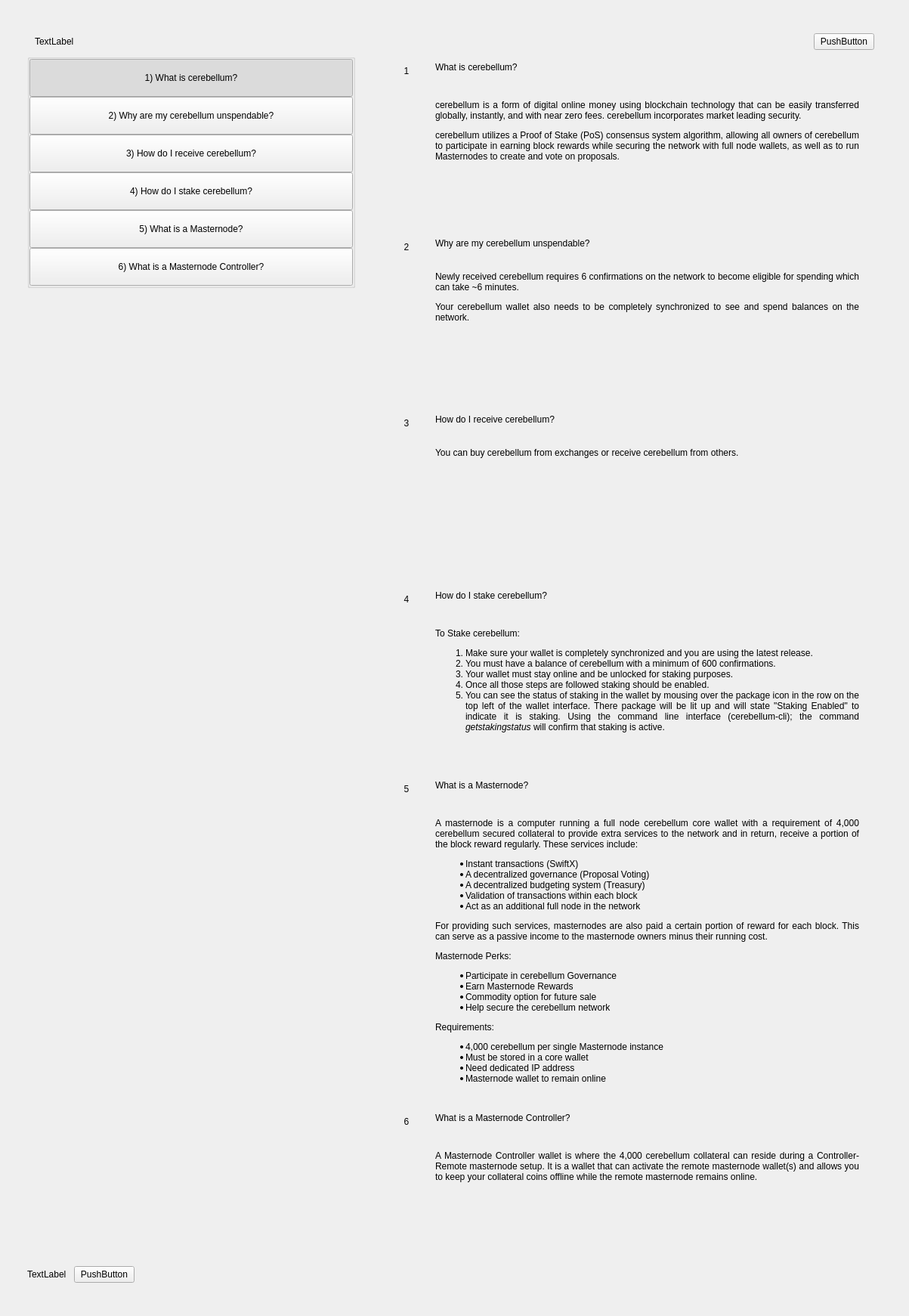
<?xml version="1.0" encoding="UTF-8"?>
<ui version="4.0">
 <class>SettingsFaqWidget</class>
 <widget class="QWidget" name="SettingsFaqWidget">
  <property name="geometry">
   <rect>
    <x>0</x>
    <y>0</y>
    <width>1203</width>
    <height>1741</height>
   </rect>
  </property>
  <property name="windowTitle">
   <string>Form</string>
  </property>
  <layout class="QHBoxLayout" name="horizontalLayout" stretch="0">
   <property name="spacing">
    <number>0</number>
   </property>
   <property name="leftMargin">
    <number>0</number>
   </property>
   <property name="topMargin">
    <number>0</number>
   </property>
   <property name="rightMargin">
    <number>0</number>
   </property>
   <property name="bottomMargin">
    <number>0</number>
   </property>
   <item>
    <widget class="PFBorderImage" name="container">
     <layout class="QVBoxLayout" name="verticalLayoutcont">
      <property name="leftMargin">
       <number>36</number>
      </property>
      <property name="topMargin">
       <number>44</number>
      </property>
      <property name="rightMargin">
       <number>36</number>
      </property>
      <property name="bottomMargin">
       <number>44</number>
      </property>
      <item>
       <layout class="QHBoxLayout" name="horizontalLayout_3">
        <property name="spacing">
         <number>0</number>
        </property>
        <property name="leftMargin">
         <number>10</number>
        </property>
        <property name="rightMargin">
         <number>10</number>
        </property>
        <item>
         <widget class="QLabel" name="labelTitle">
          <property name="text">
           <string>TextLabel</string>
          </property>
         </widget>
        </item>
        <item>
         <spacer name="horizontalSpacer">
          <property name="orientation">
           <enum>Qt::Horizontal</enum>
          </property>
          <property name="sizeHint" stdset="0">
           <size>
            <width>40</width>
            <height>20</height>
           </size>
          </property>
         </spacer>
        </item>
        <item>
         <widget class="QPushButton" name="pushButtonExit">
          <property name="text">
           <string>PushButton</string>
          </property>
         </widget>
        </item>
       </layout>
      </item>
      <item>
       <layout class="QHBoxLayout" name="horizontalLayout_6" stretch="2,0,3">
        <item>
         <widget class="QWidget" name="left" native="true">
          <layout class="QVBoxLayout" name="verticalLayout_3">
           <property name="leftMargin">
            <number>0</number>
           </property>
           <property name="topMargin">
            <number>0</number>
           </property>
           <property name="rightMargin">
            <number>0</number>
           </property>
           <property name="bottomMargin">
            <number>0</number>
           </property>
           <item>
            <layout class="QVBoxLayout" name="verticalLayout_2">
             <property name="spacing">
              <number>0</number>
             </property>
             <item>
              <widget class="QWidget" name="containerButtons" native="true">
               <layout class="QVBoxLayout" name="verticalLayout">
                <property name="spacing">
                 <number>0</number>
                </property>
                <property name="leftMargin">
                 <number>0</number>
                </property>
                <property name="topMargin">
                 <number>0</number>
                </property>
                <property name="rightMargin">
                 <number>0</number>
                </property>
                <property name="bottomMargin">
                 <number>0</number>
                </property>
                <item>
                 <widget class="QGroupBox" name="groupBox">
                  <property name="title">
                   <string/>
                  </property>
                  <layout class="QVBoxLayout" name="verticalLayout_9">
                   <property name="spacing">
                    <number>0</number>
                   </property>
                   <property name="leftMargin">
                    <number>0</number>
                   </property>
                   <property name="topMargin">
                    <number>0</number>
                   </property>
                   <property name="rightMargin">
                    <number>0</number>
                   </property>
                   <property name="bottomMargin">
                    <number>0</number>
                   </property>
                   <item>
                    <widget class="QPushButton" name="pushButtonFaq1">
                     <property name="minimumSize">
                      <size>
                       <width>0</width>
                       <height>50</height>
                      </size>
                     </property>
                     <property name="maximumSize">
                      <size>
                       <width>16777215</width>
                       <height>50</height>
                      </size>
                     </property>
                     <property name="focusPolicy">
                      <enum>Qt::NoFocus</enum>
                     </property>
                     <property name="text">
                      <string>1) What is cerebellum?</string>
                     </property>
                     <property name="checkable">
                      <bool>true</bool>
                     </property>
                     <property name="checked">
                      <bool>true</bool>
                     </property>
                     <property name="autoExclusive">
                      <bool>true</bool>
                     </property>
                    </widget>
                   </item>
                   <item>
                    <widget class="QPushButton" name="pushButtonFaq2">
                     <property name="minimumSize">
                      <size>
                       <width>0</width>
                       <height>50</height>
                      </size>
                     </property>
                     <property name="maximumSize">
                      <size>
                       <width>16777215</width>
                       <height>50</height>
                      </size>
                     </property>
                     <property name="focusPolicy">
                      <enum>Qt::NoFocus</enum>
                     </property>
                     <property name="text">
                      <string>2) Why are my cerebellum unspendable?</string>
                     </property>
                     <property name="checkable">
                      <bool>true</bool>
                     </property>
                     <property name="autoExclusive">
                      <bool>true</bool>
                     </property>
                    </widget>
                   </item>
                   <item>
                    <widget class="QPushButton" name="pushButtonFaq3">
                     <property name="minimumSize">
                      <size>
                       <width>0</width>
                       <height>50</height>
                      </size>
                     </property>
                     <property name="focusPolicy">
                      <enum>Qt::NoFocus</enum>
                     </property>
                     <property name="text">
                      <string>3) How do I receive cerebellum?</string>
                     </property>
                     <property name="checkable">
                      <bool>true</bool>
                     </property>
                     <property name="autoExclusive">
                      <bool>true</bool>
                     </property>
                    </widget>
                   </item>
                   <item>
                    <widget class="QPushButton" name="pushButtonFaq4">
                     <property name="minimumSize">
                      <size>
                       <width>0</width>
                       <height>50</height>
                      </size>
                     </property>
                     <property name="focusPolicy">
                      <enum>Qt::NoFocus</enum>
                     </property>
                     <property name="text">
                      <string>4) How do I stake cerebellum?</string>
                     </property>
                     <property name="checkable">
                      <bool>true</bool>
                     </property>
                     <property name="autoExclusive">
                      <bool>true</bool>
                     </property>
                    </widget>
                   </item>
                   <item>
                    <widget class="QPushButton" name="pushButtonFaq5">
                     <property name="minimumSize">
                      <size>
                       <width>0</width>
                       <height>50</height>
                      </size>
                     </property>
                     <property name="focusPolicy">
                      <enum>Qt::NoFocus</enum>
                     </property>
                     <property name="text">
                      <string>5) What is a Masternode?</string>
                     </property>
                     <property name="checkable">
                      <bool>true</bool>
                     </property>
                     <property name="autoExclusive">
                      <bool>true</bool>
                     </property>
                    </widget>
                   </item>
                   <item>
                    <widget class="QPushButton" name="pushButtonFaq6">
                     <property name="minimumSize">
                      <size>
                       <width>0</width>
                       <height>50</height>
                      </size>
                     </property>
                     <property name="focusPolicy">
                      <enum>Qt::NoFocus</enum>
                     </property>
                     <property name="text">
                      <string>6) What is a Masternode Controller?</string>
                     </property>
                     <property name="checkable">
                      <bool>true</bool>
                     </property>
                     <property name="autoExclusive">
                      <bool>true</bool>
                     </property>
                    </widget>
                   </item>
                  </layout>
                 </widget>
                </item>
               </layout>
              </widget>
             </item>
             <item>
              <spacer name="verticalSpacer">
               <property name="orientation">
                <enum>Qt::Vertical</enum>
               </property>
               <property name="sizeHint" stdset="0">
                <size>
                 <width>20</width>
                 <height>40</height>
                </size>
               </property>
              </spacer>
             </item>
             <item>
              <layout class="QHBoxLayout" name="horizontalLayout_2">
               <item>
                <widget class="QLabel" name="labelWebLink">
                 <property name="text">
                  <string>TextLabel</string>
                 </property>
                </widget>
               </item>
               <item>
                <spacer name="horizontalSpacer_4">
                 <property name="orientation">
                  <enum>Qt::Horizontal</enum>
                 </property>
                 <property name="sizeType">
                  <enum>QSizePolicy::Minimum</enum>
                 </property>
                 <property name="sizeHint" stdset="0">
                  <size>
                   <width>10</width>
                   <height>20</height>
                  </size>
                 </property>
                </spacer>
               </item>
               <item>
                <widget class="QPushButton" name="pushButtonWebLink">
                 <property name="focusPolicy">
                  <enum>Qt::NoFocus</enum>
                 </property>
                 <property name="text">
                  <string>PushButton</string>
                 </property>
                </widget>
               </item>
               <item>
                <spacer name="horizontalSpacer_2">
                 <property name="orientation">
                  <enum>Qt::Horizontal</enum>
                 </property>
                 <property name="sizeHint" stdset="0">
                  <size>
                   <width>40</width>
                   <height>20</height>
                  </size>
                 </property>
                </spacer>
               </item>
              </layout>
             </item>
            </layout>
           </item>
          </layout>
         </widget>
        </item>
        <item>
         <spacer name="horizontalSpacer_3">
          <property name="orientation">
           <enum>Qt::Horizontal</enum>
          </property>
          <property name="sizeType">
           <enum>QSizePolicy::Minimum</enum>
          </property>
          <property name="sizeHint" stdset="0">
           <size>
            <width>40</width>
            <height>20</height>
           </size>
          </property>
         </spacer>
        </item>
        <item>
         <widget class="QWidget" name="right" native="true">
          <layout class="QVBoxLayout" name="verticalLayout_5">
           <property name="leftMargin">
            <number>0</number>
           </property>
           <property name="topMargin">
            <number>0</number>
           </property>
           <property name="rightMargin">
            <number>0</number>
           </property>
           <property name="bottomMargin">
            <number>0</number>
           </property>
           <item>
            <layout class="QVBoxLayout" name="verticalLayout_6">
             <property name="spacing">
              <number>0</number>
             </property>
             <item>
              <widget class="QScrollArea" name="scrollAreaFaq">
               <property name="styleSheet">
                <string notr="true">#scrollAreaFaq { background:transparent; }</string>
               </property>
               <property name="horizontalScrollBarPolicy">
                <enum>Qt::ScrollBarAlwaysOff</enum>
               </property>
               <property name="sizeAdjustPolicy">
                <enum>QAbstractScrollArea::AdjustIgnored</enum>
               </property>
               <property name="widgetResizable">
                <bool>true</bool>
               </property>
               <property name="alignment">
                <set>Qt::AlignLeading|Qt::AlignLeft|Qt::AlignTop</set>
               </property>
               <widget class="QWidget" name="scrollAreaWidgetContents">
                <property name="geometry">
                 <rect>
                  <x>0</x>
                  <y>0</y>
                  <width>628</width>
                  <height>1641</height>
                 </rect>
                </property>
                <property name="autoFillBackground">
                 <bool>false</bool>
                </property>
                <property name="styleSheet">
                 <string notr="true">#scrollAreaWidgetContents { background:transparent; }</string>
                </property>
                <layout class="QVBoxLayout" name="verticalLayout_7">
                 <property name="spacing">
                  <number>0</number>
                 </property>
                 <property name="sizeConstraint">
                  <enum>QLayout::SetDefaultConstraint</enum>
                 </property>
                 <property name="leftMargin">
                  <number>0</number>
                 </property>
                 <property name="topMargin">
                  <number>0</number>
                 </property>
                 <property name="rightMargin">
                  <number>0</number>
                 </property>
                 <property name="bottomMargin">
                  <number>0</number>
                 </property>
                 <item>
                  <widget class="QWidget" name="widgetFaq1" native="true">
                   <property name="minimumSize">
                    <size>
                     <width>300</width>
                     <height>0</height>
                    </size>
                   </property>
                   <layout class="QHBoxLayout" name="horizontalLayout_1" stretch="0,1">
                    <item alignment="Qt::AlignTop">
                     <widget class="QLabel" name="labelNumber1">
                      <property name="minimumSize">
                       <size>
                        <width>24</width>
                        <height>24</height>
                       </size>
                      </property>
                      <property name="maximumSize">
                       <size>
                        <width>16777215</width>
                        <height>24</height>
                       </size>
                      </property>
                      <property name="text">
                       <string>1</string>
                      </property>
                      <property name="alignment">
                       <set>Qt::AlignCenter</set>
                      </property>
                     </widget>
                    </item>
                    <item>
                     <layout class="QVBoxLayout" name="verticalLayout_61">
                      <property name="leftMargin">
                       <number>20</number>
                      </property>
                      <property name="rightMargin">
                       <number>20</number>
                      </property>
                      <item>
                       <widget class="QLabel" name="labelSubtitle1">
                        <property name="text">
                         <string>What is cerebellum?</string>
                        </property>
                        <property name="wordWrap">
                         <bool>true</bool>
                        </property>
                       </widget>
                      </item>
                      <item>
                       <spacer name="verticalSpacer_10">
                        <property name="orientation">
                         <enum>Qt::Vertical</enum>
                        </property>
                        <property name="sizeType">
                         <enum>QSizePolicy::Fixed</enum>
                        </property>
                        <property name="sizeHint" stdset="0">
                         <size>
                          <width>20</width>
                          <height>30</height>
                         </size>
                        </property>
                       </spacer>
                      </item>
                      <item>
                       <widget class="QLabel" name="labelContent1">
                        <property name="text">
                         <string>&lt;html&gt;&lt;head/&gt;&lt;body&gt;&lt;p align=&quot;justify&quot;&gt;cerebellum is a form of digital online money using blockchain technology that can be easily transferred globally, instantly, and with near zero fees. cerebellum incorporates market leading security. &lt;/p&gt;&lt;p align=&quot;justify&quot;&gt;cerebellum utilizes a Proof of Stake (PoS) consensus system algorithm, allowing all owners of cerebellum to participate in earning block rewards while securing the network with full node wallets, as well as to run Masternodes to create and vote on proposals. &lt;/p&gt;&lt;/body&gt;&lt;/html&gt;</string>
                        </property>
                        <property name="alignment">
                         <set>Qt::AlignLeading|Qt::AlignLeft|Qt::AlignTop</set>
                        </property>
                        <property name="wordWrap">
                         <bool>true</bool>
                        </property>
                       </widget>
                      </item>
                      <item>
                       <spacer name="verticalSpacer_11">
                        <property name="orientation">
                         <enum>Qt::Vertical</enum>
                        </property>
                        <property name="sizeHint" stdset="0">
                         <size>
                          <width>20</width>
                          <height>20</height>
                         </size>
                        </property>
                       </spacer>
                      </item>
                     </layout>
                    </item>
                   </layout>
                  </widget>
                 </item>
                 <item>
                  <widget class="QWidget" name="widgetFaq2" native="true">
                   <layout class="QHBoxLayout" name="horizontalPage2" stretch="0,1">
                    <item alignment="Qt::AlignTop">
                     <widget class="QLabel" name="labelNumber2">
                      <property name="minimumSize">
                       <size>
                        <width>24</width>
                        <height>24</height>
                       </size>
                      </property>
                      <property name="maximumSize">
                       <size>
                        <width>16777215</width>
                        <height>24</height>
                       </size>
                      </property>
                      <property name="text">
                       <string>2</string>
                      </property>
                      <property name="alignment">
                       <set>Qt::AlignCenter</set>
                      </property>
                     </widget>
                    </item>
                    <item>
                     <layout class="QVBoxLayout" name="verticalLayoutPage2">
                      <property name="spacing">
                       <number>0</number>
                      </property>
                      <property name="leftMargin">
                       <number>20</number>
                      </property>
                      <property name="rightMargin">
                       <number>20</number>
                      </property>
                      <item>
                       <widget class="QLabel" name="labelSubtitle2">
                        <property name="text">
                         <string>Why are my cerebellum unspendable?</string>
                        </property>
                        <property name="wordWrap">
                         <bool>true</bool>
                        </property>
                       </widget>
                      </item>
                      <item>
                       <spacer name="verticalSpacer_20">
                        <property name="orientation">
                         <enum>Qt::Vertical</enum>
                        </property>
                        <property name="sizeType">
                         <enum>QSizePolicy::Fixed</enum>
                        </property>
                        <property name="sizeHint" stdset="0">
                         <size>
                          <width>20</width>
                          <height>30</height>
                         </size>
                        </property>
                       </spacer>
                      </item>
                      <item>
                       <widget class="QLabel" name="labelContent2">
                        <property name="text">
                         <string>
                           &lt;html&gt;&lt;head/&gt;&lt;body&gt;&lt;p align=&quot;justify&quot;&gt;
                           Newly received cerebellum requires 6 confirmations on the network
                           to become eligible for spending which can take ~6 minutes.
                           &lt;/p&gt;&lt;p align=&quot;justify&quot;&gt;
                           Your cerebellum wallet also needs to be completely synchronized
                           to see and spend balances on the network.
                           &lt;/p&gt;&lt;/body&gt;&lt;/html&gt;
                         </string>
                        </property>
                        <property name="alignment">
                         <set>Qt::AlignLeading|Qt::AlignLeft|Qt::AlignTop</set>
                        </property>
                        <property name="wordWrap">
                         <bool>true</bool>
                        </property>
                       </widget>
                      </item>
                      <item>
                       <spacer name="verticalSpacer_21">
                        <property name="orientation">
                         <enum>Qt::Vertical</enum>
                        </property>
                        <property name="sizeHint" stdset="0">
                         <size>
                          <width>20</width>
                          <height>20</height>
                         </size>
                        </property>
                       </spacer>
                      </item>
                     </layout>
                    </item>
                   </layout>
                  </widget>
                 </item>
                 <item>
                  <widget class="QWidget" name="widgetFaq3" native="true">
                   <layout class="QHBoxLayout" name="horizontalpage_6" stretch="0,1">
                    <item alignment="Qt::AlignTop">
                     <widget class="QLabel" name="labelNumber3">
                      <property name="minimumSize">
                       <size>
                        <width>24</width>
                        <height>24</height>
                       </size>
                      </property>
                      <property name="maximumSize">
                       <size>
                        <width>16777215</width>
                        <height>24</height>
                       </size>
                      </property>
                      <property name="text">
                       <string>&lt;html&gt;&lt;head/&gt;&lt;body&gt;&lt;p&gt;3&lt;/p&gt;&lt;/body&gt;&lt;/html&gt;</string>
                      </property>
                      <property name="alignment">
                       <set>Qt::AlignCenter</set>
                      </property>
                     </widget>
                    </item>
                    <item>
                     <layout class="QVBoxLayout" name="verticalLayoutpage_6">
                      <property name="spacing">
                       <number>0</number>
                      </property>
                      <property name="leftMargin">
                       <number>20</number>
                      </property>
                      <property name="rightMargin">
                       <number>20</number>
                      </property>
                      <item>
                       <widget class="QLabel" name="labelSubtitle3">
                        <property name="text">
                         <string>How do I receive cerebellum?</string>
                        </property>
                        <property name="wordWrap">
                         <bool>true</bool>
                        </property>
                       </widget>
                      </item>
                      <item>
                       <spacer name="verticalSpacer_60">
                        <property name="orientation">
                         <enum>Qt::Vertical</enum>
                        </property>
                        <property name="sizeType">
                         <enum>QSizePolicy::Fixed</enum>
                        </property>
                        <property name="sizeHint" stdset="0">
                         <size>
                          <width>20</width>
                          <height>30</height>
                         </size>
                        </property>
                       </spacer>
                      </item>
                      <item>
                       <widget class="QLabel" name="labelContent3">
                        <property name="text">
                         <string>&lt;html&gt;&lt;head/&gt;&lt;body&gt;&lt;p align=&quot;justify&quot;&gt;You can buy cerebellum from exchanges or receive cerebellum from others.&lt;/p&gt;&lt;/body&gt;&lt;/html&gt;</string>
                        </property>
                        <property name="alignment">
                         <set>Qt::AlignLeading|Qt::AlignLeft|Qt::AlignTop</set>
                        </property>
                        <property name="wordWrap">
                         <bool>true</bool>
                        </property>
                       </widget>
                      </item>
                      <item>
                       <spacer name="verticalSpacer_61">
                        <property name="orientation">
                         <enum>Qt::Vertical</enum>
                        </property>
                        <property name="sizeHint" stdset="0">
                         <size>
                          <width>20</width>
                          <height>20</height>
                         </size>
                        </property>
                       </spacer>
                      </item>
                     </layout>
                    </item>
                   </layout>
                  </widget>
                 </item>
                 <item>
                  <widget class="QWidget" name="widgetFaq4" native="true">
                   <layout class="QHBoxLayout" name="horizontalpage_7" stretch="0,1">
                    <item alignment="Qt::AlignTop">
                     <widget class="QLabel" name="labelNumber4">
                      <property name="minimumSize">
                       <size>
                        <width>24</width>
                        <height>24</height>
                       </size>
                      </property>
                      <property name="maximumSize">
                       <size>
                        <width>16777215</width>
                        <height>24</height>
                       </size>
                      </property>
                      <property name="text">
                       <string>&lt;html&gt;&lt;head/&gt;&lt;body&gt;&lt;p&gt;4&lt;/p&gt;&lt;/body&gt;&lt;/html&gt;</string>
                      </property>
                      <property name="alignment">
                       <set>Qt::AlignCenter</set>
                      </property>
                     </widget>
                    </item>
                    <item>
                     <layout class="QVBoxLayout" name="verticalLayoutpage_7">
                      <property name="leftMargin">
                       <number>20</number>
                      </property>
                      <property name="rightMargin">
                       <number>20</number>
                      </property>
                      <item>
                       <widget class="QLabel" name="labelSubtitle4">
                        <property name="text">
                         <string>&lt;html&gt;&lt;head/&gt;&lt;body&gt;&lt;p&gt;How do I stake cerebellum?&lt;/p&gt;&lt;/body&gt;&lt;/html&gt;</string>
                        </property>
                        <property name="wordWrap">
                         <bool>true</bool>
                        </property>
                       </widget>
                      </item>
                      <item>
                       <spacer name="verticalSpacer_70">
                        <property name="orientation">
                         <enum>Qt::Vertical</enum>
                        </property>
                        <property name="sizeType">
                         <enum>QSizePolicy::Fixed</enum>
                        </property>
                        <property name="sizeHint" stdset="0">
                         <size>
                          <width>20</width>
                          <height>30</height>
                         </size>
                        </property>
                       </spacer>
                      </item>
                      <item>
                       <widget class="QLabel" name="labelContent4">
                        <property name="text">
                         <string>&lt;html&gt;&lt;head/&gt;&lt;body&gt;&lt;p align=&quot;justify&quot;&gt;To Stake cerebellum: &lt;/p&gt;&lt;ol style=&quot;margin-top: 0px; margin-bottom: 0px; margin-left: 0px; margin-right: 0px; -qt-list-indent: 1;&quot;&gt;&lt;li align=&quot;justify&quot; style=&quot; margin-top:12px; margin-bottom:0px; margin-left:0px; margin-right:0px; -qt-block-indent:0; text-indent:0px;&quot;&gt;Make sure your wallet is completely synchronized and you are using the latest release. &lt;/li&gt;&lt;li align=&quot;justify&quot; style=&quot; margin-top:0px; margin-bottom:0px; margin-left:0px; margin-right:0px; -qt-block-indent:0; text-indent:0px;&quot;&gt;You must have a balance of cerebellum with a minimum of 600 confirmations. &lt;/li&gt;&lt;li align=&quot;justify&quot; style=&quot; margin-top:0px; margin-bottom:0px; margin-left:0px; margin-right:0px; -qt-block-indent:0; text-indent:0px;&quot;&gt;Your wallet must stay online and be unlocked for staking purposes. &lt;/li&gt;&lt;li align=&quot;justify&quot; style=&quot; margin-top:0px; margin-bottom:0px; margin-left:0px; margin-right:0px; -qt-block-indent:0; text-indent:0px;&quot;&gt;Once all those steps are followed staking should be enabled. &lt;/li&gt;&lt;li align=&quot;justify&quot; style=&quot; margin-top:0px; margin-bottom:12px; margin-left:0px; margin-right:0px; -qt-block-indent:0; text-indent:0px;&quot;&gt;You can see the status of staking in the wallet by mousing over the package icon in the row on the top left of the wallet interface. There package will be lit up and will state &amp;quot;Staking Enabled&amp;quot; to indicate it is staking. Using the command line interface (cerebellum-cli); the command &lt;span style=&quot; font-style:italic;&quot;&gt;getstakingstatus&lt;/span&gt; will confirm that staking is active.&lt;/li&gt;&lt;/ol&gt;&lt;/body&gt;&lt;/html&gt;</string>
                        </property>
                        <property name="alignment">
                         <set>Qt::AlignLeading|Qt::AlignLeft|Qt::AlignTop</set>
                        </property>
                        <property name="wordWrap">
                         <bool>true</bool>
                        </property>
                       </widget>
                      </item>
                      <item>
                       <spacer name="verticalSpacer_71">
                        <property name="orientation">
                         <enum>Qt::Vertical</enum>
                        </property>
                        <property name="sizeHint" stdset="0">
                         <size>
                          <width>20</width>
                          <height>20</height>
                         </size>
                        </property>
                       </spacer>
                      </item>
                     </layout>
                    </item>
                   </layout>
                  </widget>
                 </item>
                 <item>
                  <widget class="QWidget" name="widgetFaq5" native="true">
                   <layout class="QHBoxLayout" name="horizontalpage_8" stretch="1">
                    <item>
                     <layout class="QVBoxLayout" name="verticalLayoutpage_8">
                      <property name="leftMargin">
                       <number>20</number>
                      </property>
                      <property name="rightMargin">
                       <number>20</number>
                      </property>
                     </layout>
                    </item>
                   </layout>
                  </widget>
                 </item>
                 <item>
                  <widget class="QWidget" name="widgetFaq6" native="true">
                   <layout class="QHBoxLayout" name="horizontalpage_9" stretch="0,1">
                    <item alignment="Qt::AlignTop">
                     <widget class="QLabel" name="labelNumber5">
                      <property name="minimumSize">
                       <size>
                        <width>24</width>
                        <height>24</height>
                       </size>
                      </property>
                      <property name="maximumSize">
                       <size>
                        <width>16777215</width>
                        <height>24</height>
                       </size>
                      </property>
                      <property name="text">
                       <string>&lt;html&gt;&lt;head/&gt;&lt;body&gt;&lt;p&gt;5&lt;/p&gt;&lt;/body&gt;&lt;/html&gt;</string>
                      </property>
                      <property name="alignment">
                       <set>Qt::AlignCenter</set>
                      </property>
                     </widget>
                    </item>
                    <item>
                     <layout class="QVBoxLayout" name="verticalLayoutpage_9">
                      <property name="leftMargin">
                       <number>20</number>
                      </property>
                      <property name="rightMargin">
                       <number>20</number>
                      </property>
                      <item>
                       <widget class="QLabel" name="labelSubtitle5">
                        <property name="text">
                         <string>What is a Masternode?</string>
                        </property>
                        <property name="wordWrap">
                         <bool>true</bool>
                        </property>
                       </widget>
                      </item>
                      <item>
                       <spacer name="verticalSpacer_90">
                        <property name="orientation">
                         <enum>Qt::Vertical</enum>
                        </property>
                        <property name="sizeType">
                         <enum>QSizePolicy::Fixed</enum>
                        </property>
                        <property name="sizeHint" stdset="0">
                         <size>
                          <width>20</width>
                          <height>30</height>
                         </size>
                        </property>
                       </spacer>
                      </item>
                      <item>
                       <widget class="QLabel" name="labelContent5">
                        <property name="text">
                         <string>
                           &lt;html&gt;&lt;head/&gt;&lt;body&gt;&lt;p align=&quot;justify&quot;&gt;
                           A masternode is a computer running a full node cerebellum core wallet with a
                           requirement of 4,000 cerebellum secured collateral to provide extra services
                           to the network and in return, receive a portion of the block reward
                           regularly.  These services include:
                           &lt;/p&gt;&lt;p align=&quot;justify&quot;&gt;

                           &lt;ul&gt;
                           &lt;li&gt;Instant transactions (SwiftX)&lt;/li&gt;
                           &lt;li&gt;A decentralized governance (Proposal Voting)&lt;/li&gt;
                           &lt;li&gt;A decentralized budgeting system (Treasury)&lt;/li&gt;
                           &lt;li&gt;Validation of transactions within each block&lt;/li&gt;
                           &lt;li&gt;Act as an additional full node in the network&lt;/li&gt;
                           &lt;/ul&gt;

                           &lt;/p&gt;&lt;p align=&quot;justify&quot;&gt;
                           For providing such services, masternodes are also paid a certain portion
                           of reward for each block. This can serve as a passive income to the
                           masternode owners minus their running cost.
                           &lt;/p&gt;&lt;p align=&quot;justify&quot;&gt;

                           Masternode Perks:
                           &lt;/p&gt;&lt;p align=&quot;justify&quot;&gt;
                           &lt;ul&gt;
                           &lt;li&gt;Participate in cerebellum Governance&lt;/li&gt;
                           &lt;li&gt;Earn Masternode Rewards&lt;/li&gt;
                           &lt;li&gt;Commodity option for future sale&lt;/li&gt;
                           &lt;li&gt;Help secure the cerebellum network&lt;/li&gt;
                           &lt;/ul&gt;
                           &lt;/p&gt;&lt;p align=&quot;justify&quot;&gt;

                           Requirements:
                           &lt;/p&gt;&lt;p align=&quot;justify&quot;&gt;
                           &lt;ul&gt;
                           &lt;li&gt;4,000 cerebellum per single Masternode instance&lt;/li&gt;
                           &lt;li&gt;Must be stored in a core wallet&lt;/li&gt;
                           &lt;li&gt;Need dedicated IP address&lt;/li&gt;
                           &lt;li&gt;Masternode wallet to remain online&lt;/li&gt;
                           &lt;/ul&gt;
                           &lt;/p&gt;&lt;/body&gt;&lt;/html&gt;
                         </string>
                        </property>
                        <property name="alignment">
                         <set>Qt::AlignLeading|Qt::AlignLeft|Qt::AlignTop</set>
                        </property>
                        <property name="wordWrap">
                         <bool>true</bool>
                        </property>
                       </widget>
                      </item>
                      <item>
                       <spacer name="verticalSpacer_91">
                        <property name="orientation">
                         <enum>Qt::Vertical</enum>
                        </property>
                        <property name="sizeHint" stdset="0">
                         <size>
                          <width>20</width>
                          <height>20</height>
                         </size>
                        </property>
                       </spacer>
                      </item>
                     </layout>
                    </item>
                   </layout>
                  </widget>
                 </item>
                 <item>
                  <widget class="QWidget" name="widgetFaq7" native="true">
                   <layout class="QHBoxLayout" name="horizontalpage_10" stretch="0,1">
                    <item alignment="Qt::AlignTop">
                     <widget class="QLabel" name="labelNumber6">
                      <property name="minimumSize">
                       <size>
                        <width>24</width>
                        <height>24</height>
                       </size>
                      </property>
                      <property name="maximumSize">
                       <size>
                        <width>16777215</width>
                        <height>24</height>
                       </size>
                      </property>
                      <property name="text">
                       <string>&lt;html&gt;&lt;head/&gt;&lt;body&gt;&lt;p&gt;6&lt;/p&gt;&lt;/body&gt;&lt;/html&gt;</string>
                      </property>
                      <property name="alignment">
                       <set>Qt::AlignCenter</set>
                      </property>
                     </widget>
                    </item>
                    <item>
                     <layout class="QVBoxLayout" name="verticalLayoutpage_10">
                      <property name="leftMargin">
                       <number>20</number>
                      </property>
                      <property name="rightMargin">
                       <number>20</number>
                      </property>
                      <item>
                       <widget class="QLabel" name="labelSubtitle6">
                        <property name="text">
                         <string>What is a Masternode Controller?</string>
                        </property>
                        <property name="wordWrap">
                         <bool>true</bool>
                        </property>
                       </widget>
                      </item>
                      <item>
                       <spacer name="verticalSpacer_100">
                        <property name="orientation">
                         <enum>Qt::Vertical</enum>
                        </property>
                        <property name="sizeType">
                         <enum>QSizePolicy::Fixed</enum>
                        </property>
                        <property name="sizeHint" stdset="0">
                         <size>
                          <width>20</width>
                          <height>30</height>
                         </size>
                        </property>
                       </spacer>
                      </item>
                      <item>
                       <widget class="QLabel" name="labelContent6">
                        <property name="text">
                         <string>&lt;html&gt;&lt;head/&gt;&lt;body&gt;&lt;p align=&quot;justify&quot;&gt;A Masternode Controller wallet is where the 4,000 cerebellum collateral can reside during a Controller-Remote masternode setup. It is a wallet that can activate the remote masternode wallet(s) and allows you to keep your collateral coins offline while the remote masternode remains online. &lt;/p&gt;&lt;/body&gt;&lt;/html&gt;</string>
                        </property>
                        <property name="alignment">
                         <set>Qt::AlignLeading|Qt::AlignLeft|Qt::AlignTop</set>
                        </property>
                        <property name="wordWrap">
                         <bool>true</bool>
                        </property>
                       </widget>
                      </item>
                      <item>
                       <spacer name="verticalSpacer_92">
                        <property name="orientation">
                         <enum>Qt::Vertical</enum>
                        </property>
                        <property name="sizeHint" stdset="0">
                         <size>
                          <width>20</width>
                          <height>20</height>
                         </size>
                        </property>
                       </spacer>
                      </item>
                     </layout>
                    </item>
                   </layout>
                  </widget>
                 </item>
                </layout>
               </widget>
              </widget>
             </item>
            </layout>
           </item>
          </layout>
         </widget>
        </item>
       </layout>
      </item>
     </layout>
    </widget>
   </item>
  </layout>
 </widget>
 <customwidgets>
  <customwidget>
   <class>PFBorderImage</class>
   <extends>QFrame</extends>
   <header>qt/cerebellum/pfborderimage.h</header>
   <container>1</container>
  </customwidget>
 </customwidgets>
 <resources/>
 <connections/>
</ui>
